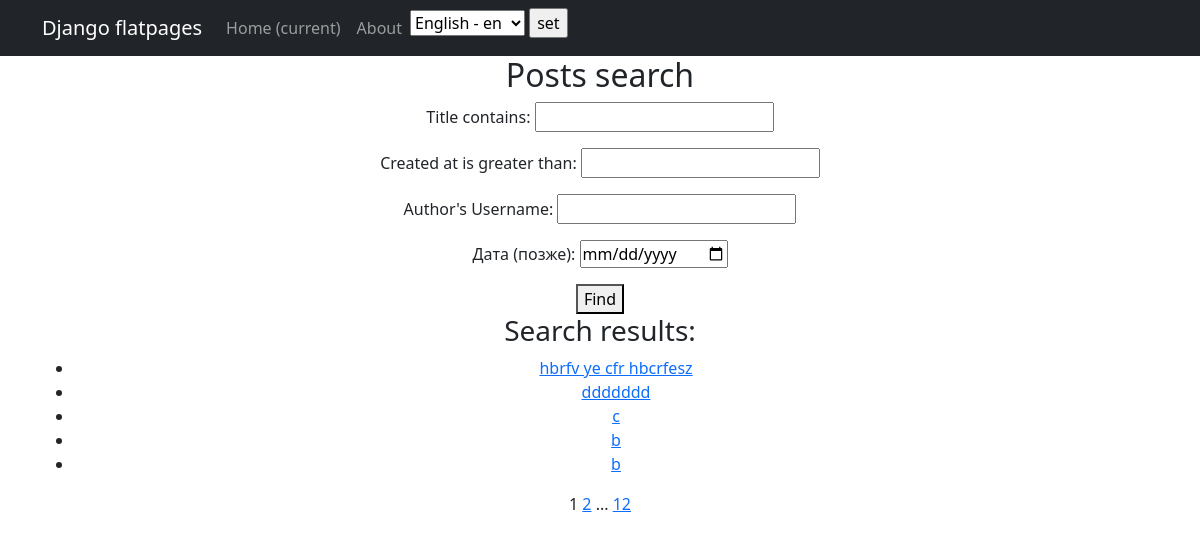
The page /news/search/ on the database as committed earlier.
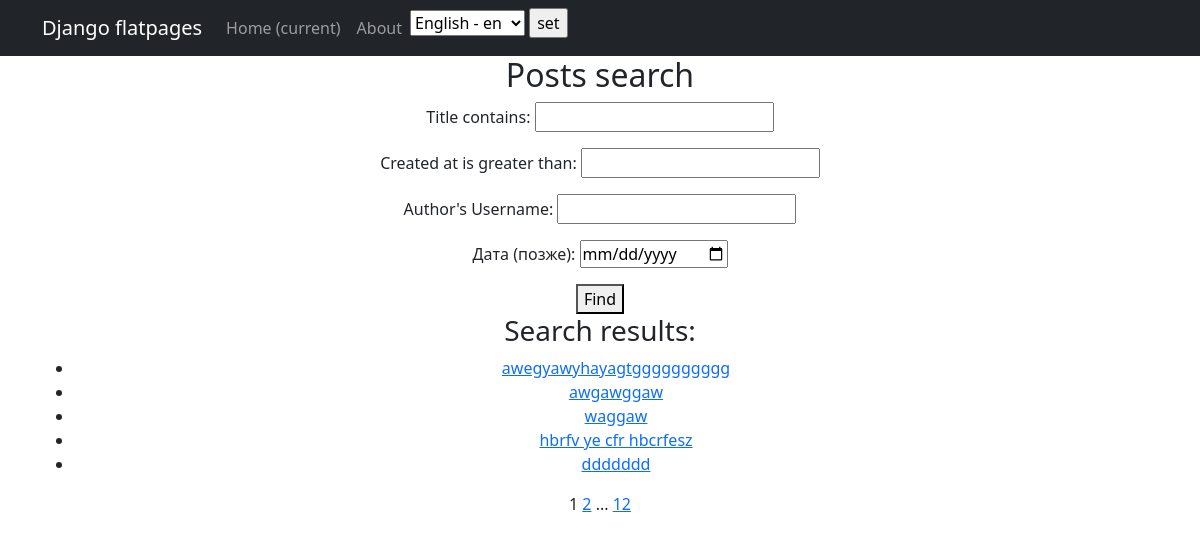
The same page on the database as committed later.
### news/models.py (models this page shows, shortened)
class Post(models.Model):
    ARTICLE = 'AR'
    NEWS = 'NW'
    POST_TYPES = [
        (ARTICLE, 'статья'),
        (NEWS, 'новость'),
    ]
    post_type = models.CharField(max_length=2, choices=POST_TYPES, default=ARTICLE)
    created_at = models.DateTimeField(auto_now_add=True)
    title = models.CharField(max_length=255)
    text = models.TextField()
    rating = models.IntegerField(default=0)
    author = models.ForeignKey(Author, on_delete=models.CASCADE, related_name="posts")
    categories = models.ManyToManyField(Category, through='PostCategory')

### news/views.py (the view)
# urls.py: path('search/', PostsSearch.as_view(), name='post_search'),
class PostsSearch(FilterView):
    model = Post
    template_name = 'posts_search.html'
    filterset_class = PostFilter  # Подключаем фильтр
    context_object_name = 'posts'
    paginate_by = 5
    ordering = '-created_at'

### news/templatetags/custom_tags.py (called while the page is built)
@register.simple_tag(takes_context=True)
def url_replace(context, **kwargs):
    d = context['request'].GET.copy()
    for k, v in kwargs.items():
        d[k] = v
    return d.urlencode()

### templates/posts_search.html (shortened to what this page needs)
{% extends 'flatpages/default.html' %}
{% load custom_tags %}
{% load cache %}
{% load i18n %}
{% block content %}
    {% cache 300 search_header %}
    <h2>{% trans 'Поиск новостей' %}</h2>
    {% endcache %}
    <form method="get">
        {{ filter.form.as_p }}
        <button type="submit">{% trans 'Искать' %}</button>
    </form>
    {% cache 300 search_results %}
    <h3>{% trans 'Результаты поиска: ' %}</h3>
    <ul>
        {% for post in posts %}
            <li><a href="{% url 'post_detail' post.pk %}">{{ post.title }}</a></li>
        {% empty %}
            <p>{% trans 'Новостей не найдено.' %}</p>
        {% endfor %}
    </ul>
    {% endcache %}
   {% cache 300 search_pagination %}
   {{ page_obj.number }}
   {% if page_obj.has_next %}
       <a href="?{% url_replace page=page_obj.next_page_number %}">{{ page_obj.next_page_number }}</a>
       {% if paginator.num_pages != page_obj.next_page_number %}
           ...
           <a href="?{% url_replace page=page_obj.paginator.num_pages %}">{{ page_obj.paginator.num_pages }}</a>
       {% endif %}
   {% endif %}
   {% endcache %}
{% endblock content %}

Rows that differ between the two databases and show on the page:
no longer on this page (row unchanged): Post: title "c"
no longer on this page (row unchanged): Post: title "b"
no longer on this page (row unchanged): Post: title "b"
added Post: title "awegyawyhayagtgggggggggg"
added Post: title "awgawggaw"
added Post: title "waggaw"
